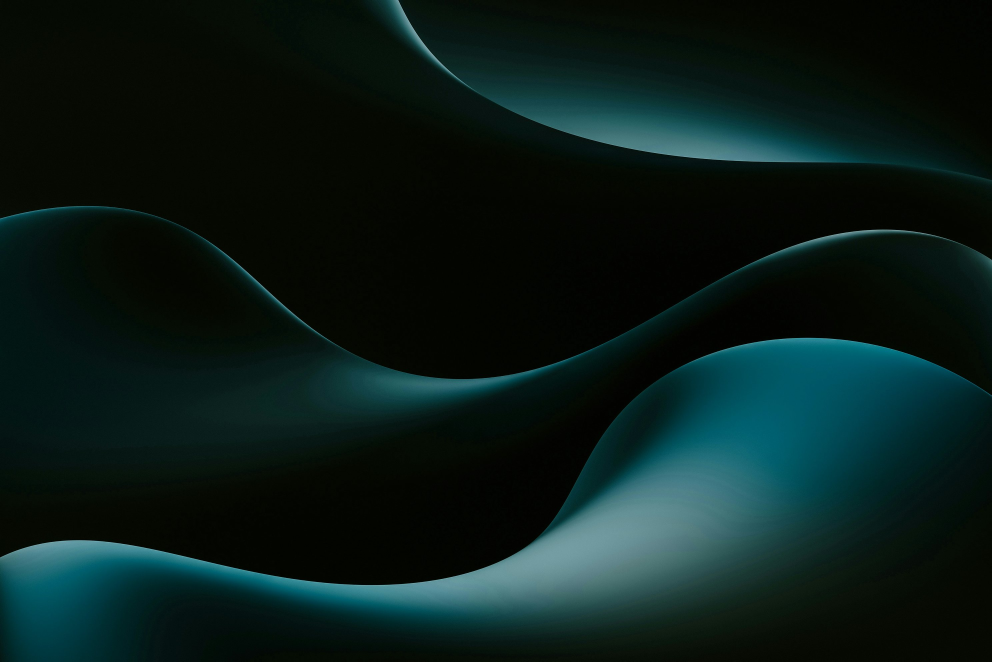
#> input picture arc/bg/abyss.jpg, 2976 x 1984 px (shown at 1/3 size)
$ python -i resample-backdrops.py   (imports and definitions only)
#> lines starting #> are read from the running program, lines starting #| are printed output that depends on the picture
"""Lanczos 2x, then a halo-clamped unsharp mask on luma only.

   The clamp is what makes the strength possible: a strong USM is run,
   then every pixel is clipped back into the min/max its own
   neighbourhood already held, widened by a tenth of that range. A pixel
   can therefore never take a value the picture did not already contain
   nearby, which is precisely what a halo is — so percent can go to 340
   without ringing where an ordinary mask ropes edges at 160.
"""
import os, sys
import numpy as np
from PIL import Image, ImageFilter

def local_env(a, r):
    pad = np.pad(a, r, mode='edge')
    mx = np.full_like(a, -1e9); mn = np.full_like(a, 1e9)
    for dy in range(-r, r + 1):
        for dx in range(-r, r + 1):
            n = pad[r + dy:r + dy + a.shape[0], r + dx:r + dx + a.shape[1]]
            np.maximum(mx, n, out=mx); np.minimum(mn, n, out=mn)
    return mn, mx

def process(src, dst, q=82):
#> called with src = '../arc/bg/abyss.jpg', dst = 'out.png', q = 82
    im = Image.open(src).convert('RGB')
#> im is the input picture: PIL image 2976x1984 RGB; mean R, G, B 9.6, 27.9, 25
    w, h = im.size
#> w = 2976; h = 1984
    im = im.resize((w * 2, h * 2), Image.LANCZOS)
#> im: PIL image 5952x3968 RGB
    y, cb, cr = im.convert('YCbCr').split()
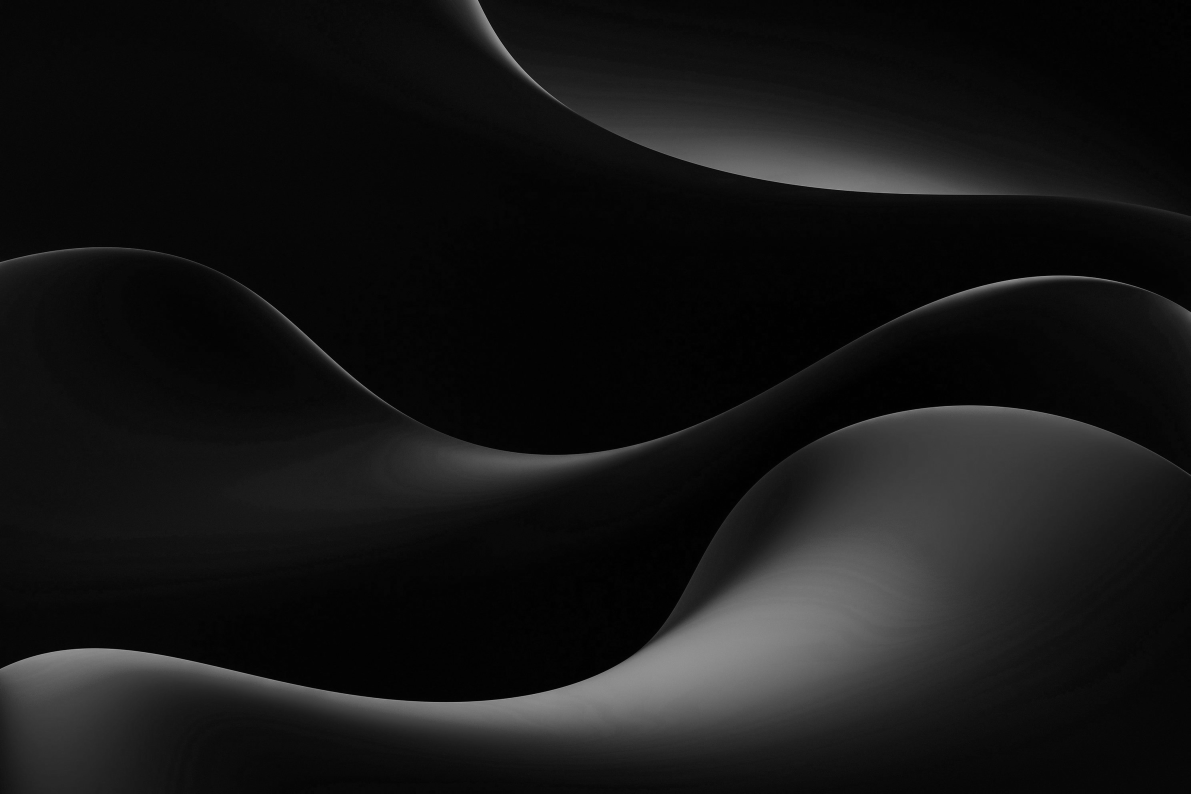
#> y: PIL image 5952x3968 L (shown at 1/5 size); min 0, max 193, mean 21.6
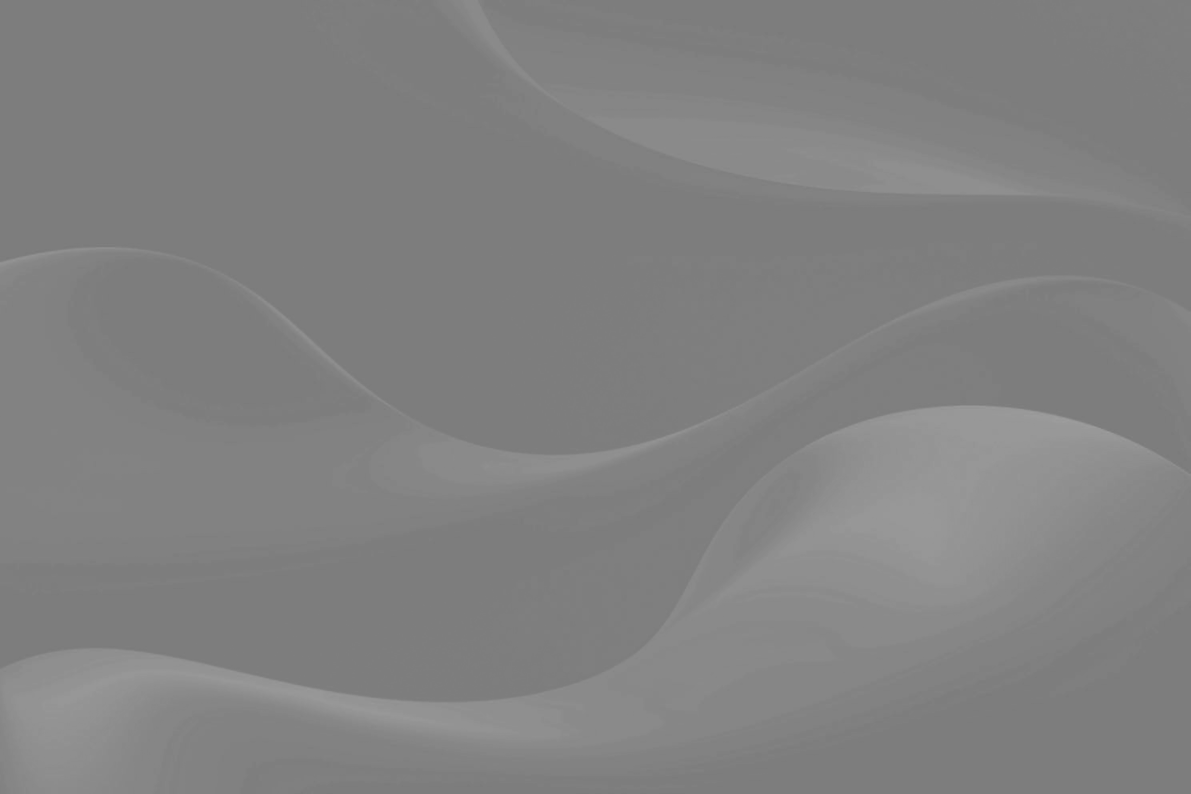
#> cb: PIL image 5952x3968 L (shown at 1/5 size); min 120, max 160, mean 129.3
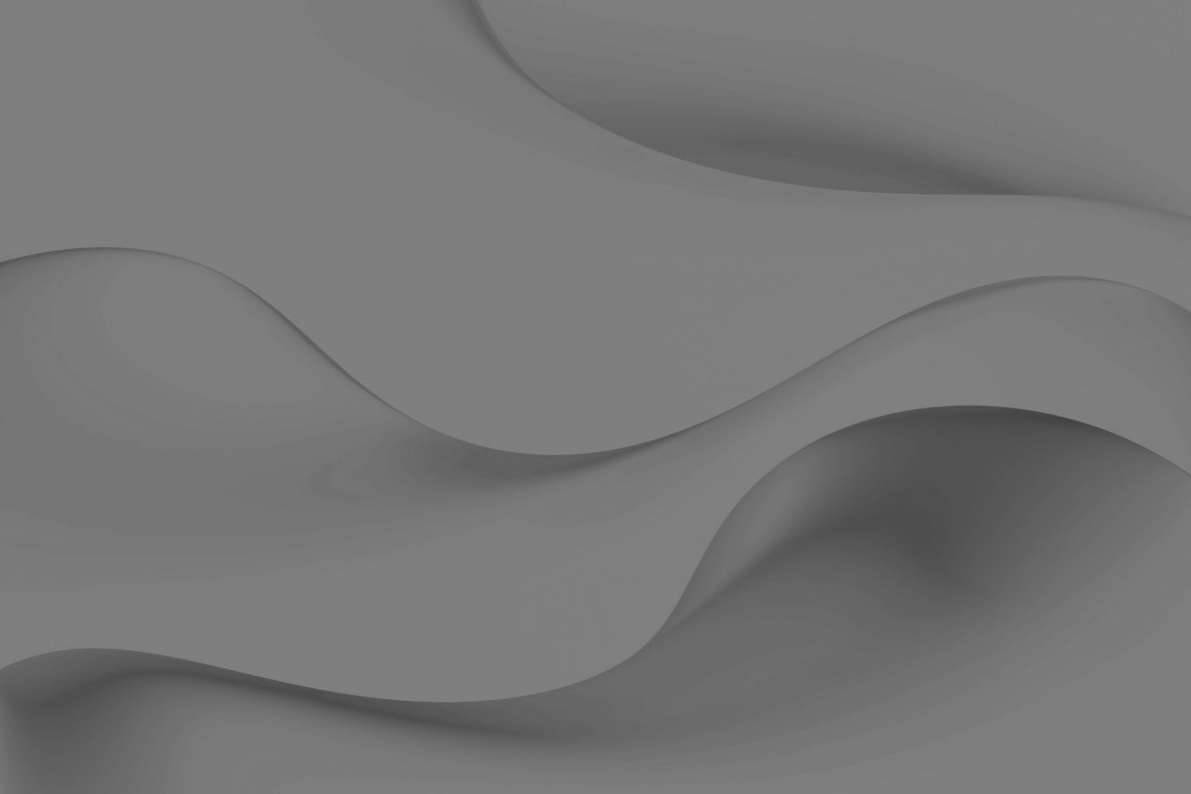
#> cr: PIL image 5952x3968 L (shown at 1/5 size); min 62, max 135, mean 118.8
    a = np.asarray(y, dtype=np.float64)
    sharp = np.asarray(
        y.filter(ImageFilter.UnsharpMask(radius=2.0, percent=340, threshold=2)),
        dtype=np.float64)
    mn, mx = local_env(a, 2)
    rng = mx - mn
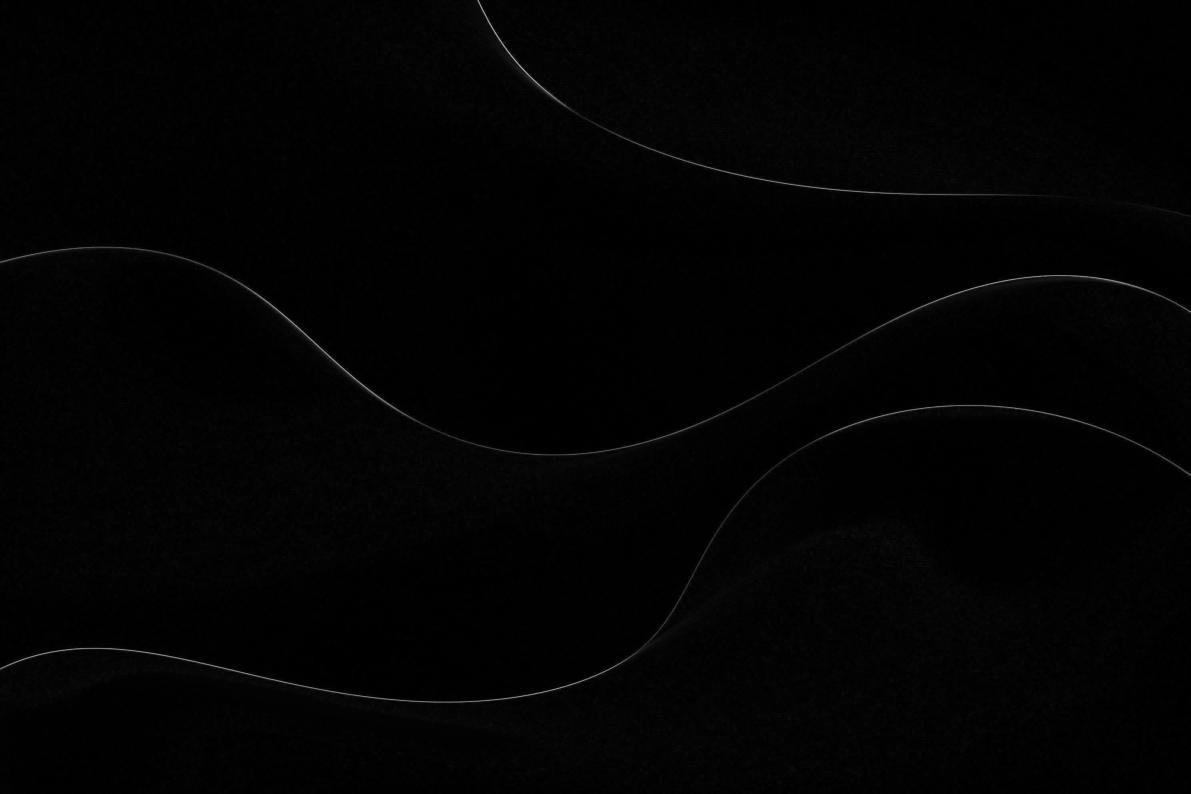
#> rng: shape (3968, 5952) float64 (shown at 1/5 size); min 0, max 193, mean 2.5
    out = np.clip(sharp, mn - 0.10 * rng, mx + 0.10 * rng)
    y2 = Image.fromarray(np.clip(out, 0, 255).astype(np.uint8), 'L')
    Image.merge('YCbCr', (y2, cb, cr)).convert('RGB').save(
        dst, 'JPEG', quality=q, optimize=True, progressive=True, subsampling=2)

# [12 lines not run here, left out]

>>> result = process('../arc/bg/abyss.jpg', 'out.png')
